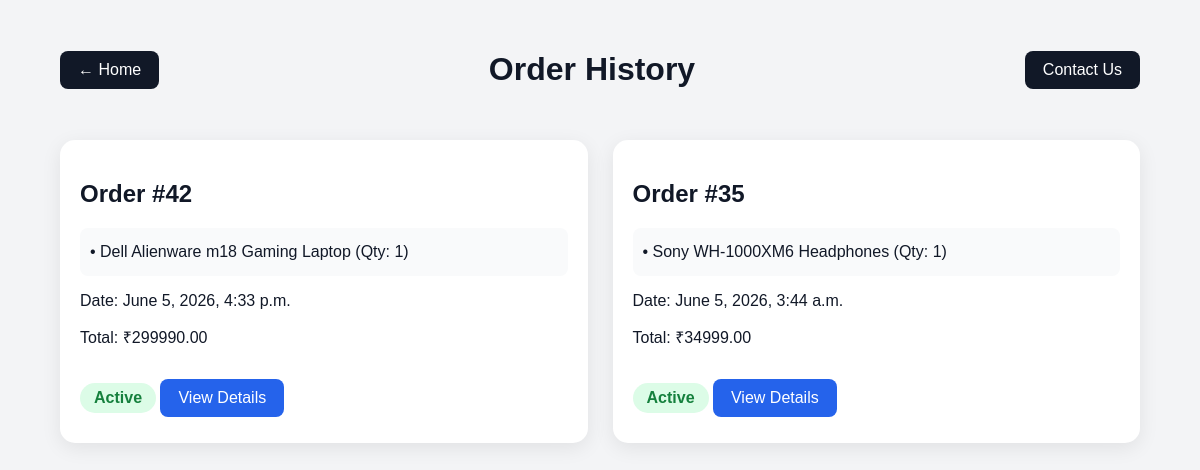
Before: /orders/orders/ (signed in) with the older database file.
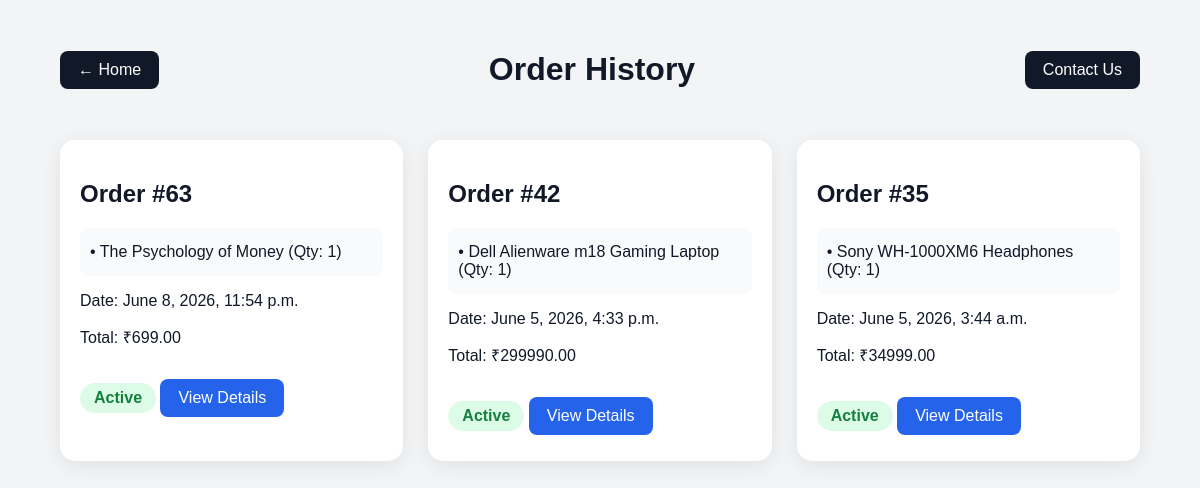
After: the same page with the newer database file.
### orders/models.py (models this page shows, shortened)
class Order(models.Model):
    user=models.ForeignKey(User,on_delete=models.CASCADE)
    shipping_address = models.ForeignKey(
        'ShippingAddress',
        on_delete=models.SET_NULL,
        null=True
    )
    PAYMENT_CHOICES = [
    ('COD', 'Cash On Delivery'),
    ('UPI', 'UPI'),
    ('CARD', 'Card'),
    ('NETBANKING', 'Net Banking')
]
    payment_method = models.CharField(
    max_length=20,
    choices=PAYMENT_CHOICES,
    default='COD'
)
    payment_status = models.CharField(
    max_length=20,
    default='Pending'
)
    razorpay_order_id = models.CharField(
    max_length=200,
    blank=True,
    null=True
)
    payment_id = models.CharField(
    max_length=200,
    blank=True,
    null=True
)
    created_at=models.DateTimeField(default=timezone.now)
    total_price=models.DecimalField(max_digits=12,decimal_places=2)
    is_cancelled=models.BooleanField(default=False)

class OrderItem(models.Model):
    order=models.ForeignKey(Order,on_delete=models.CASCADE,related_name='items')
    product=models.ForeignKey(Product,on_delete=models.CASCADE)
    quantity=models.PositiveIntegerField()
    price=models.DecimalField(max_digits=12,decimal_places=2)

### products/models.py (models this page shows, shortened)
class Product(models.Model):
    name= models.CharField(max_length=255)
    price=models.DecimalField(max_digits=10, decimal_places=2)
    stock=models.IntegerField()
    description=models.TextField()
    image=models.ImageField(upload_to='product_images/')
    created_at=models.DateTimeField(auto_now_add=True)
    updated_at=models.DateTimeField(auto_now=True)
    CATEGORY_CHOICES = [
        ('Electronics', 'Electronics'),
        ('Laptops', 'Laptops'),
        ('Wearables', 'Wearables'),
        ('Fashion', 'Fashion'),
    ]
    category = models.CharField(
        max_length=20,
        choices=CATEGORY_CHOICES,
        default='Electronics',
        blank=True,
        null=True
    )
    is_featured = models.BooleanField(
        default=False
    )

### orders/views.py (the view)
# urls.py: path('orders/',views.order_history,name='order_history'),
@login_required
def order_history(request):
    orders = Order.objects.filter(
        user=request.user
    ).order_by('-created_at')
    return render(
        request,
        'orders/order_history.html',
        {
            'orders': orders
        }
    )

### orders/templates/orders/order_history.html (shortened to what this page needs)
{% load static %}
<!DOCTYPE html>
<html>
<head>
    <link
        rel="stylesheet"
        href="{% static 'css/orders.css' %}"
    >
</head>
<body>
<div class="page-container">
    <div class="page-header">
        <a
            href="{% url 'home' %}"
            class="back-btn"
        >
            ← Home
        </a>
        <h1>
             Order History
        </h1>
        <a href="{% url 'contact_us' %}" class="back-btn">
        Contact Us
    </a>
    </div>
    {% if orders %}
        <div class="orders-grid">
            {% for order in orders %}
            <div class="order-card">
    <h2>
        Order #{{ order.id }}
    </h2>
    <div class="product-preview">
        {% for item in order.items.all %}
            <p>
                • {{ item.product.name }}
                (Qty: {{ item.quantity }})
            </p>
        {% endfor %}
    </div>
    <p>
        Date:
        {{ order.created_at }}
    </p>
    <p>
        Total:
        ₹{{ order.total_price }}
    </p>
    {% if order.is_cancelled %}
        <span class="status cancelled">
            Cancelled
        </span>
    {% else %}
        <span class="status active">
            Active
        </span>
    {% endif %}
    <a
        href="{% url 'order_detail' order.id %}"
        class="view-btn"
    >
        View Details
    </a>
</div>
            {% endfor %}
        </div>
    {% endif %}
</div>
</body>
</html>

### static/css/orders.css (style rules this page uses)
:root { --bg:#f3f4f6; --card:#ffffff; --text:#111827; --subcard:#f9fafb; }
body { margin:0; padding:0; background:var(--bg); color:var(--text); font-family:Arial,sans-serif; }
.page-container { width:90%; margin:auto; padding:30px 0; }
.page-header { display:flex; align-items:center; justify-content:space-between; margin-bottom:30px; }
.back-btn { background:#111827; color:white; text-decoration:none; padding:10px 18px; border-radius:8px; }
.orders-grid { display:grid; grid-template-columns: repeat(auto-fit,minmax(280px,1fr)); gap:25px; }
.order-card, .summary-card, .item-card { background:var(--card); border-radius:15px; padding:20px; box-shadow: 0 5px 20px rgba(0,0,0,.08); }
.status { display:inline-block; margin:10px 0; padding:6px 14px; border-radius:20px; font-weight:600; }
.active { background:#dcfce7; color:#15803d; }
.view-btn { display:inline-block; margin-top:15px; background:#2563eb; color:white; text-decoration:none; padding:10px 18px; border-radius:8px; }
.product-preview { margin:15px 0; padding:10px; background:var(--subcard); border-radius:8px; }
.product-preview p { margin:5px 0; color:var(--text); font-weight:500; }
.page-header h1, .order-card h3, .summary-card h2, .item-card h3, .confirmation-box h1 { color:var(--text); }

Changed rows visible on the page:
added Order: id "63", created_at "June 8, 2026, 11:54 p.m.", total_price "699.00", is_cancelled "Active"
added OrderItem: product.name "The Psychology of Money", quantity "1", shown under "63"
